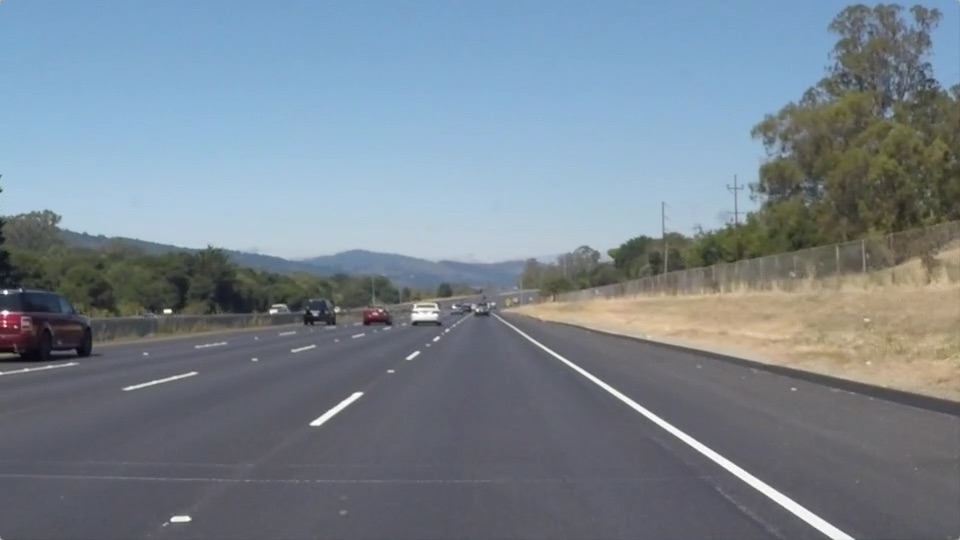
#> input picture test_images/solidWhiteRight.jpg, 960 x 540 px
$ jupyter execute --allow-errors P1.ipynb   (shell and % lines are left out)
#> lines starting #> are read from the running program, lines starting #| are printed output that depends on the picture; after the words box and inside, x2 and y2 are one past the last pixel; in counts of white or black regions, pixels touching at a corner belong together
# Self-Driving Car Engineer Nanodegree

## Project: **Finding Lane Lines on the Road**
***
In this project, you will use the tools you learned about in the lesson to identify lane lines on the road.  You can develop your pipeline on a series of individual images, and later apply the result to a video stream (really just a series of images). Check out the video clip "raw-lines-example.mp4" (also contained in this repository) to see what the output should look like after using the helper functions below.

Once you have a result that looks roughly like "raw-lines-example.mp4", you'll need to get creative and try to average and/or extrapolate the line segments you've detected to map out the full extent of the lane lines.  You can see an example of the result you're going for in the video "P1_example.mp4".  Ultimately, you would like to draw just one line for the left side of the lane, and one for the right.

In addition to implementing code, there is a brief writeup to complete. The writeup should be completed in a separate file, which can be either a markdown file or a pdf document. There is a [write up template](https://github.com/udacity/CarND-LaneLines-P1/blob/master/writeup_template.md) that can be used to guide the writing process. Completing both the code in the Ipython notebook and the writeup template will cover all of the [rubric points](https://review.udacity.com/#!/rubrics/322/view) for this project.

---
Let's have a look at our first image called 'test_images/solidWhiteRight.jpg'.  Run the 2 cells below (hit Shift-Enter or the "play" button above) to display the image.

**Note: If, at any point, you encounter frozen display windows or other confounding issues, you can always start again with a clean slate by going to the "Kernel" menu above and selecting "Restart & Clear Output".**

---

**The tools you have are color selection, region of interest selection, grayscaling, Gaussian smoothing, Canny Edge Detection and Hough Tranform line detection.  You  are also free to explore and try other techniques that were not presented in the lesson.  Your goal is piece together a pipeline to detect the line segments in the image, then average/extrapolate them and draw them onto the image for display (as below).  Once you have a working pipeline, try it out on the video stream below.**

---

<figure>

 <figcaption>
 <p></p>
 <p style="text-align: center;"> Your output should look something like this (above) after detecting line segments using the helper functions below </p>
 </figcaption>
</figure>
 <p></p>
<figure>

 <figcaption>
 <p></p>
 <p style="text-align: center;"> Your goal is to connect/average/extrapolate line segments to get output like this</p>
 </figcaption>
</figure>

**Run the cell below to import some packages.  If you get an `import error` for a package you've already installed, try changing your kernel (select the Kernel menu above --> Change Kernel).  Still have problems?  Try relaunching Jupyter Notebook from the terminal prompt.  Also, consult the forums for more troubleshooting tips.**

## Import Packages

[cell 1]
#importing some useful packages
import matplotlib.pyplot as plt
import matplotlib.image as mpimg
import numpy as np
import cv2

## Read in an Image

[cell 2]
#reading in an image
image_solidwr = mpimg.imread('test_images/solidWhiteRight.jpg')
#> image_solidwr is the input picture: shape (540, 960, 3); mean R, G, B 120.3, 132.6, 143.7
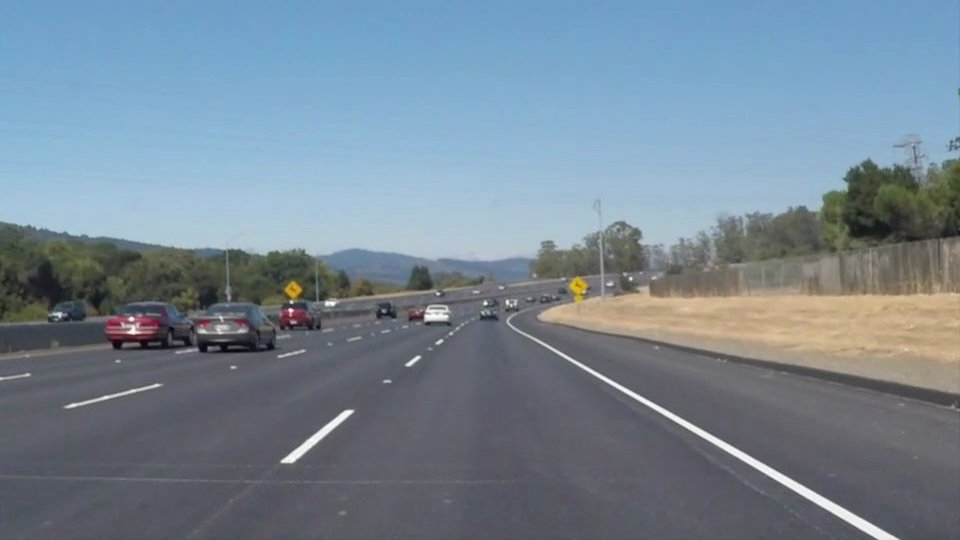
#> input picture test_images/solidWhiteCurve.jpg, 960 x 540 px
#> further down, img is the input picture: shape (540, 960, 3); mean R, G, B 118.5, 134.5, 148.1

#printing out some stats and plotting
#> (the rest of this cell did not finish here and is left out)

## Ideas for Lane Detection Pipeline

**Some OpenCV functions (beyond those introduced in the lesson) that might be useful for this project are:**

`cv2.inRange()` for color selection
`cv2.fillPoly()` for regions selection
`cv2.line()` to draw lines on an image given endpoints
`cv2.addWeighted()` to coadd / overlay two images
`cv2.cvtColor()` to grayscale or change color
`cv2.imwrite()` to output images to file
`cv2.bitwise_and()` to apply a mask to an image

**Check out the OpenCV documentation to learn about these and discover even more awesome functionality!**

## Helper Functions

Below are some helper functions to help get you started. They should look familiar from the lesson!

[cell 3]
import math

def grayscale(img):
    """Applies the Grayscale transform
    This will return an image with only one color channel
    but NOTE: to see the returned image as grayscale
    (assuming your grayscaled image is called 'gray')
    you should call plt.imshow(gray, cmap='gray')"""
    return cv2.cvtColor(img, cv2.COLOR_RGB2GRAY)
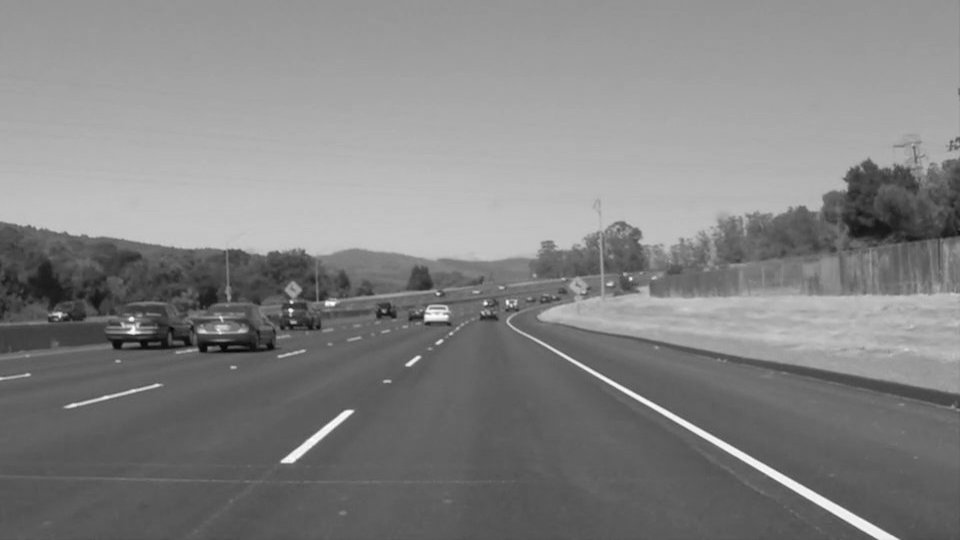
#> returned value: shape (540, 960); min 5, max 255, mean 131.2
    # Or use BGR2GRAY if you read an image with cv2.imread()
    # return cv2.cvtColor(img, cv2.COLOR_BGR2GRAY)

def canny(img, low_threshold, high_threshold):
    """Applies the Canny transform"""
#> called with low_threshold = 40, high_threshold = 80
    return cv2.Canny(img, low_threshold, high_threshold)
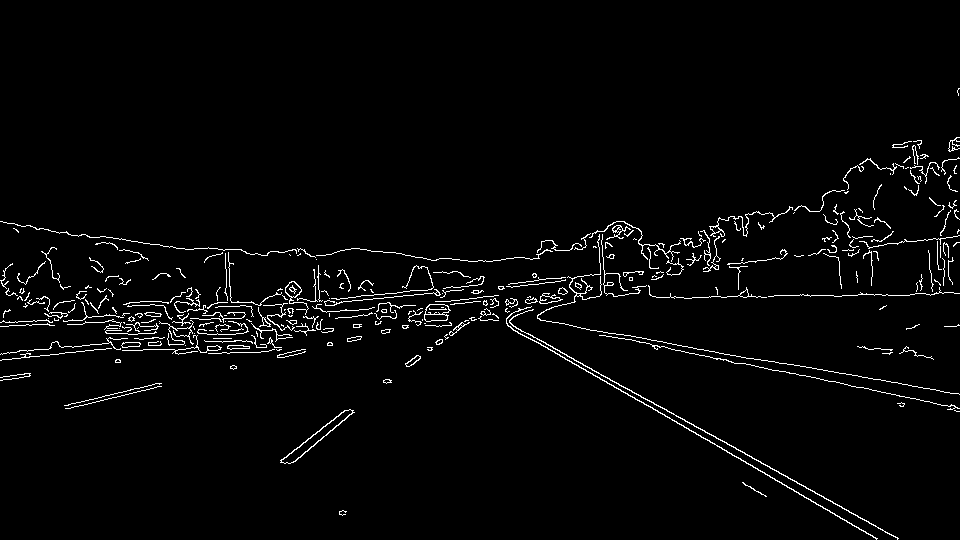
#> returned value: shape (540, 960); 2.6% white in thin lines or dots, all inside (x1, y1, x2, y2) = (0, 88, 960, 540)

def gaussian_blur(img, kernel_size):
    """Applies a Gaussian Noise kernel"""
    return cv2.GaussianBlur(img, (kernel_size, kernel_size), 0)

# [105 lines left out: functions region_of_interest, extrapolate_draw, draw_lines, hough_lines, weighted_img, not called in this run]

## Build a Lane Finding Pipeline

Build the pipeline and run your solution on all test_images. Make copies into the `test_images_output` directory, and you can use the images in your writeup report.

Try tuning the various parameters, especially the low and high Canny thresholds as well as the Hough lines parameters.

[cell 4]
# TODO: Build your pipeline that will draw lane lines on the test_images
# then save them to the test_images_output directory.

def lane_finding(img):
        # grayscale conversion
    gray_img = grayscale(img)

    # define kernel size and apply a gaussian blur
    kernel_size = 5
    gray_img_blur = gaussian_blur(gray_img, kernel_size)

    # Canny edge detector
    low_threshold = 40
    high_threshold = 80
    edges = canny(gray_img_blur, low_threshold, high_threshold)

    # region of interest
    vertices = np.array([[(0,image.shape[0]),(450, 320), (490, 320), (image.shape[1],image.shape[0])]], dtype=np.int32) # we define a polygon for masking
    region_masking = region_of_interest(edges, vertices)

    # apply Hough on edge detected in the region of interest

    # the Hough transform parameters
    rho = 1 # distance resolution in pixels of the Hough grid
    theta = np.pi/180 # angular resolution in radians of the Hough grid
    threshold = 40     # minimum number of votes (intersections in Hough grid cell)
    min_line_len = 30 #minimum number of pixels making up a line
    max_line_gap = 300    # maximum gap in pixels between connectable line segments
    lines = hough_lines(region_masking, rho, theta, threshold, min_line_len, max_line_gap)

    # drawing line on top
    lines_edges = weighted_img(lines, img)

    return lines_edges


# looping through each image in test_images directory
import os
#> (the rest of this cell did not finish here and is left out)
